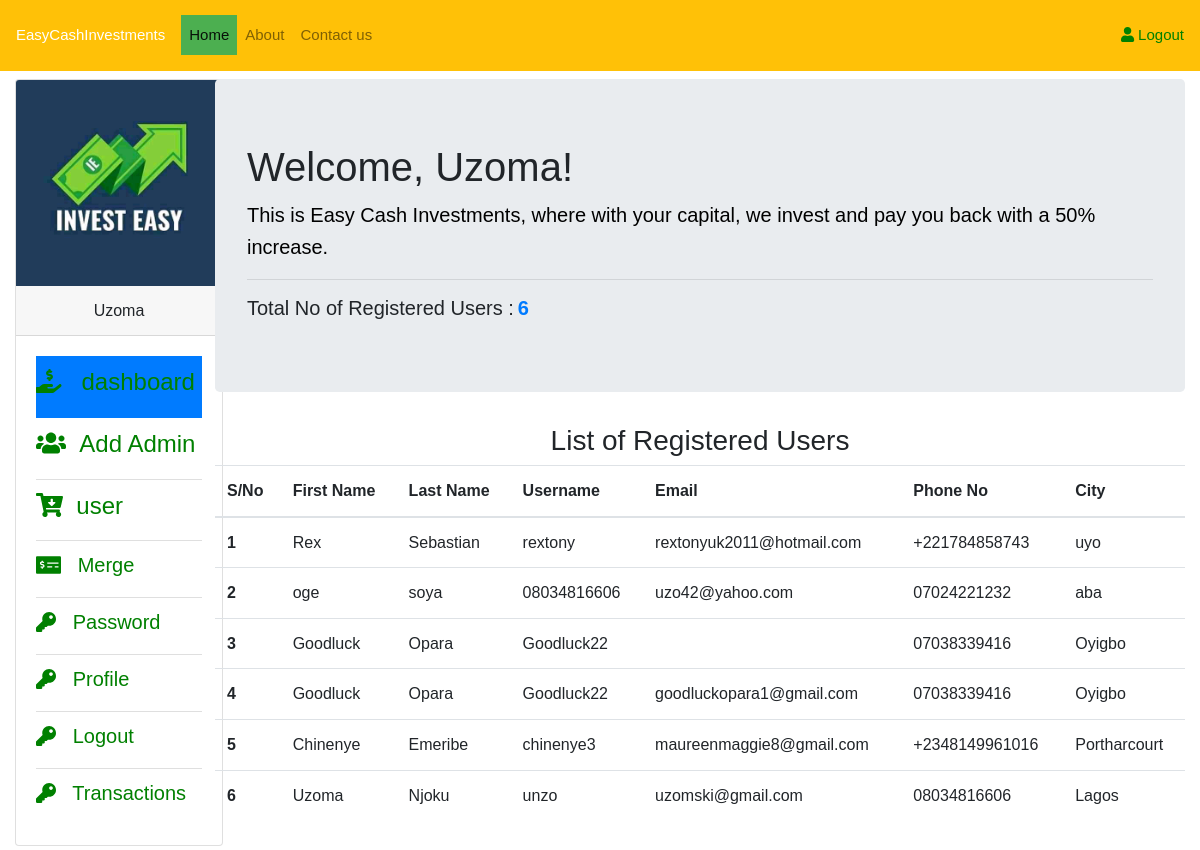
Page /admin/user.php (signed in) on the committed database.
### tables this page shows
CREATE TABLE `user` (
  `u_id` int(11) NOT NULL,
  `fname` varchar(255) NOT NULL,
  `lname` varchar(255) NOT NULL,
  `uname` varchar(255) NOT NULL,
  `email` varchar(255) NOT NULL,
  `phone` varchar(255) NOT NULL,
  `pass` varchar(255) NOT NULL,
  `contact` varchar(255) NOT NULL,
  `city` varchar(255) NOT NULL,
  `state` varchar(255) NOT NULL,
  `term` varchar(255) NOT NULL
);

### admin/user.php (the view, shortened to what this page needs)
 <?php
   include('includes/config.php');
   if(!isset($_SESSION['email'])){
     echo"<script>window.open('login.php','_self')</script>";
   }
   else{
   $email = $_SESSION['email']
   ?>
   <!DOCTYPE html>
    <html>
    <head>
      <link rel="stylesheet" href="assets/bootstrap.min.css" type="text/css">
      <link rel="stylesheet" href="assets/all.min.css" type="text/css">
      <link rel="stylesheet" href="assets/style.css">
      <link rel="stylesheet" href="assets/jsgrid-theme.min.css">
      <link rel="stylesheet" href="assets/jsgrid.min.css">
    </head>
    <body>
    <nav class="navbar navbar-expand-lg navbar-light bg-warning">
      <a class="navbar-brand text-white " href="index.php">EasyCashInvestments</a>
      <div class="collapse navbar-collapse" id="navbarSupportedContent">
        <ul class="navbar-nav mr-auto">
            <li class="nav-item active">
              <a class="nav-link" href="index.php">Home <span class="sr-only">(current)</span></a>
           </li>
           <li class="nav-item">
            <a class="nav-link" href="#about">About</a>
          </li>
          <li class="nav-item">
            <a class="nav-link" href="invest.php">Contact us</a>
          </li>
        </ul>
           <ul class="text-inline my-2 my-lg-0">
             <li class="nav-item">
              <a class="btn btn-success dropdown-item" href="logout.php"><i class="fa fa-user"></i>&nbsp;Logout</a>
          </li>
           </ul>
      </div>
    </nav>
    <div class="container-fluid">
      <div class="row">
          <div class="col-md-2 mt-2 mb-1">
              <div class="card" style="width: 13rem;">
                <img src="../g1.jpg" class="card-img-top" alt="...">
                <div class="card-header text-center">
                 <?php
                 if(isset($_SESSION['email'])){
                    $get_name = "SELECT * FROM admin WHERE email = '$email'";
                    $name_query = mysqli_query($conn, $get_name);
                    while($name_row = mysqli_fetch_assoc($name_query)){
                        $fname = $name_row['fname'];
                        echo"$fname";
                    }
                 }
                  ?>
                </div>
                <div class="card-body">
                   <ul class="list-group list-group-flush">
                      <?php
                      if(isset($_SESSION['email'])){
                    $email = $_SESSION['email'];
                    $get_level = "SELECT * FROM admin WHERE email = '$email'";
                    $level_query = mysqli_query($conn, $get_level);
                    while($level_row = mysqli_fetch_assoc($level_query)){
                          if($level ="super"){
                             echo"
                              <li class='active list-group-item font-weight-bold  px-0'><a href='index.php'><h4><i class='fas fa-hand-holding-usd'></i> &nbsp; dashboard</h4></a></li>
                             <li class='list-group-item font-weight-bold  px-0'>
                             <a href='admin.php'><h4><i class='fas fa-users'></i> &nbsp;Add Admin</h4></a>
                             </li>
                       <li class='list-group-item font-weight-bold  px-0'><a href='user.php'><h4><i class='fas fa-cart-arrow-down'></i> &nbsp;user</h4></a></li>
                     <li class='list-group-item font-weight-bold  px-0'><a href='merging.php'><h5><i class='fas fa-money-check-alt'></i> &nbsp; Merge </h5></a></li>
                       <li class='list-group-item font-weight-bold  px-0'><a href='password.php'><h5><i class='fas fa-key'></i> &nbsp; Password</h5></a></li>
                       <li class='list-group-item font-weight-bold px-0'><a href='profile.php'><h5><i class='fas fa-key'></i> &nbsp; Profile</h5></a></li>
                       <li class='list-group-item font-weight-bold px-0'><a href='logout.php'><h5><i class='fas fa-key'></i> &nbsp; Logout</h5></a></li>
                       <li class='list-group-item font-weight-bold px-0'><a href='transaction.php'><h5><i class='fas fa-key'></i> &nbsp; Transactions</h5></a></li>
                       ";
                          }
                    }
                      }
                      ?>
                      </ul>
               </div>
              </div>
          </div>
          <div class="col-md-10 mt-2 mb-1">
              <div class="jumbotron">
                  <?php
                 if(isset($_SESSION['email'])){
                    $email = $_SESSION['email'];
                    $get_name = "SELECT * FROM admin WHERE email = '$email'";
                    $name_query = mysqli_query($conn, $get_name);
                    while($name_row = mysqli_fetch_assoc($name_query)){
                        $fname = $name_row['fname'];
                        echo"<h1 class='display-5'>Welcome, $fname!</h1>";
                    }
                 }
                  ?>
                 <p class="lead">This is Easy Cash Investments, where with your capital, we invest and pay you back with a 50% increase.
                 </p>
                <hr>
                <div class="d-flex justify-content-between">
                     <?php
                         $get_alluser = "SELECT * FROM user  ORDER BY 1 DESC";
                         $user_query = mysqli_query($conn,$get_alluser);
                         $user_count = mysqli_num_rows($user_query);
                         echo"
                         <h5>Total No of Registered Users :<span class='ml-1 font-weight-bold text-primary'>$user_count </span> </h5>
                         ";
               ?>
                    </div>
          </div>
              <div class="table-responsive">
                  <h3 align="center">List of Registered Users</h3>
                  <div id="jsGrid">
                       <table class="table table-hover">
                         <thead>
                            <tr>
                              <th scope="col">S/No</th>
                              <th scope="col">First Name</th>
                              <th scope="col">Last Name</th>
                              <th scope="col">Username</th>
                              <th scope="col">Email</th>
                              <th scope="col">Phone No </th>
                              <th scope="col">City</th>
                            </tr>
                       </thead>
                       <tbody>
        <?php
             $i=1;
           $get_alluser = "SELECT * FROM user  ORDER BY 1 DESC";
           $user_query = mysqli_query($conn,$get_alluser);
           while($user_row = mysqli_fetch_assoc($user_query)){
            $fname = $user_row['fname'];
            $lname = $user_row['lname'];
            $uname = $user_row['uname'];
            $email = $user_row['email'];
            $phone = $user_row['phone'];
            $city = $user_row['city'];
            echo"
               <tr>
                   <th scope='row'>$i</th>
                   <td>$fname</td>
                   <td>$lname</td>
                   <td>$uname</td>
                   <td>$email</td>
                   <td>$phone</td>
                   <td>$city</td>
               </tr>
            ";
            $i++;
           }
        ?>
                       </tbody>
                </table>
                  </div>
              </div>
          </div>
     </div>
 </div>
  </body>
</html>
<?php
}

### admin/assets/style.css (style rules this page uses)
* { padding:0; margin:0; }
html { background-color: tan; }
body { font:16px/1.6 Arial, sans-serif; }
.active { background-color: #4CAF50; color: white; }
h4 { font: bold; color: green; }
p { color: black; font-size: 17px; }
ul { margin: 0; padding: 0; top: 2em; left: 1em }
ul { text-decoration: none }
a:link { color: green; font-size: 15px; }
.nav-item { list-style-type: none; }
.dropdown-item { padding:1.0rem 0 !important; }
.list-group-item { list-style-type: none; text-decoration: none; }

### rows in the picture
user: fname "Rex", lname "Sebastian", uname "rextony", email "rextonyuk2011@hotmail.com", phone "+221784858743", city "uyo"
user: fname "oge", lname "soya", uname "08034816606", email "uzo42@yahoo.com", phone "07024221232", city "aba"
user: fname "Goodluck", lname "Opara", uname "Goodluck22", phone "07038339416", city "Oyigbo"
user: fname "Goodluck", lname "Opara", uname "Goodluck22", email "goodluckopara1@gmail.com", phone "07038339416", city "Oyigbo"
user: fname "Chinenye", lname "Emeribe", uname "chinenye3", email "maureenmaggie8@gmail.com", phone "+2348149961016", city "Portharcourt"
user: fname "Uzoma", lname "Njoku", uname "unzo", email "uzomski@gmail.com", phone "08034816606", city "Lagos"

### other values in the picture
$fname "Uzoma"
$user_count "6"
